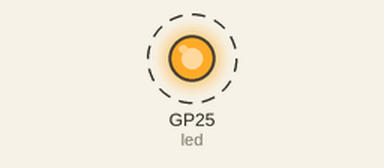
Bench run of a program on a simulated Raspberry Pi Pico running MicroPython. Shown: output pins drawn as LEDs (lit = HIGH). Dashed ring = blinking.

Above: at 0.12 s.
Timing chart, 0 to 3.0 s (numbered marks = the images above):
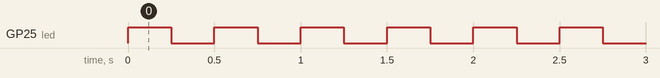

Measured:
- by itself, GP25 (led): alternates HIGH for 0.25 s and LOW for 0.25 s

The program:

blink.py
```python
from machine import Pin
from time import sleep

led = Pin("LED", Pin.OUT)
# led2 = Pin("GP0", Pin.OUT)

while True:
    led.on()
    # led2.on()
    sleep(0.25)
    led.off()
    # led2.off()
    sleep(0.25)
```
